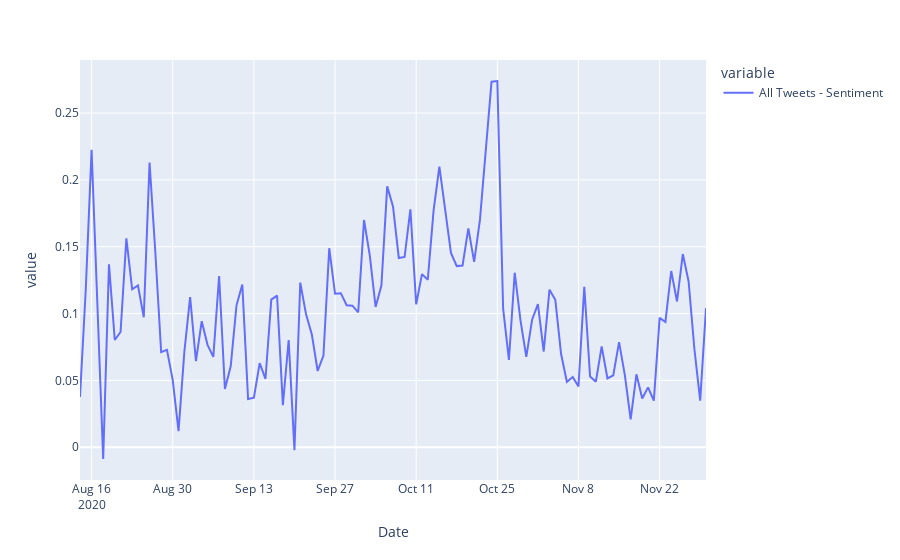

This figure's notebook cell:
### Code cell
import plotly.express as px

fig = px.line(tweets_daily[['All Tweets - Sentiment']])
fig.show()
